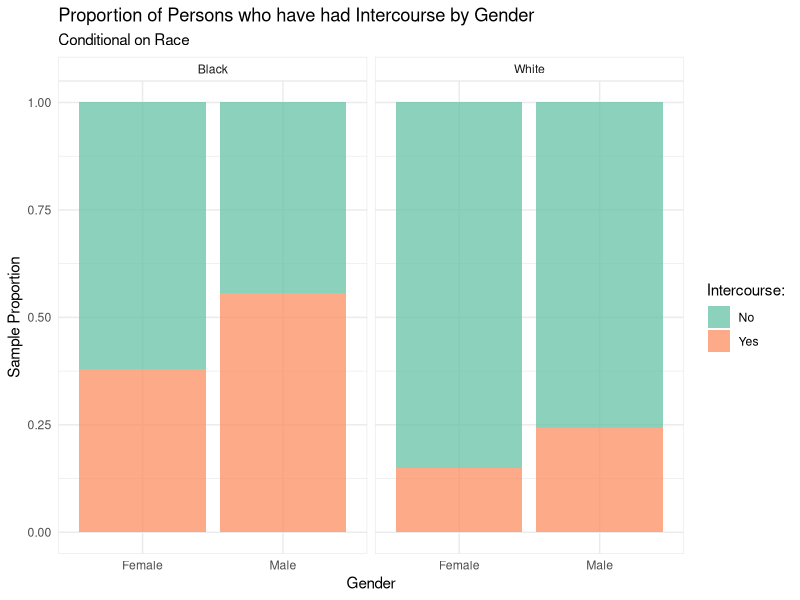
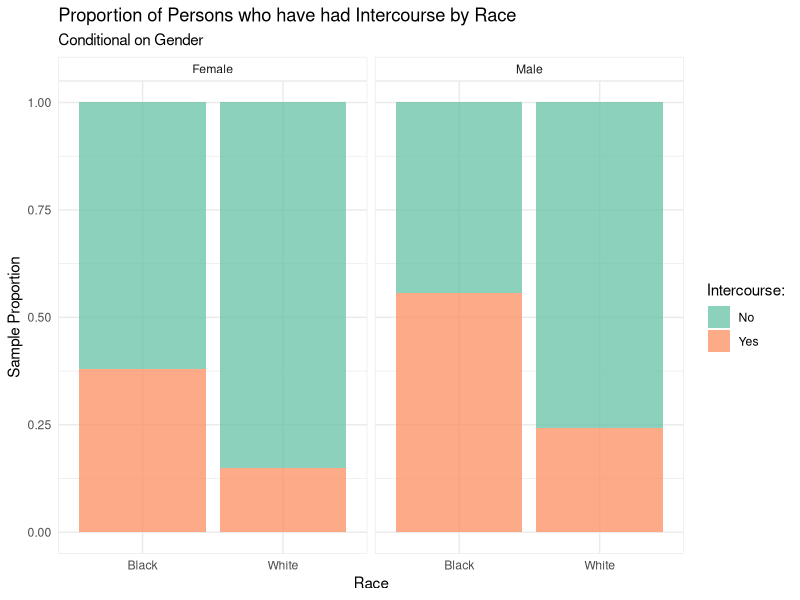
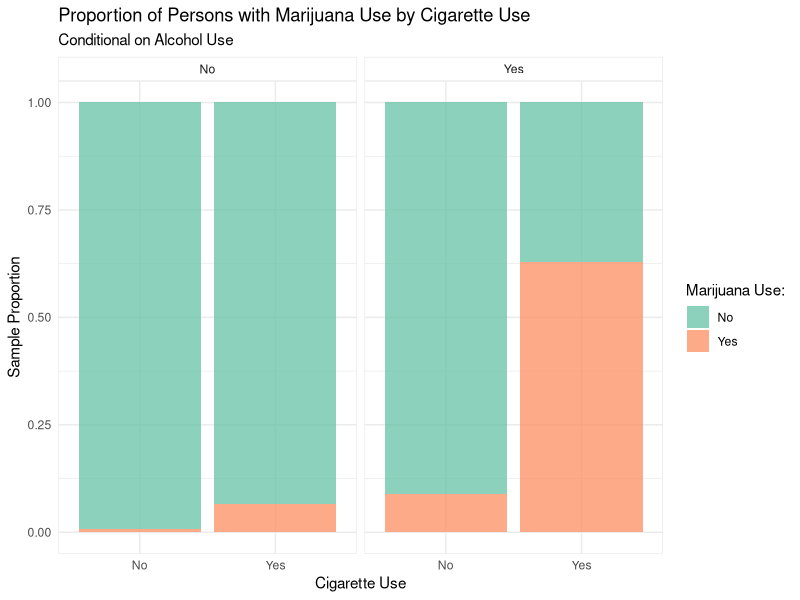
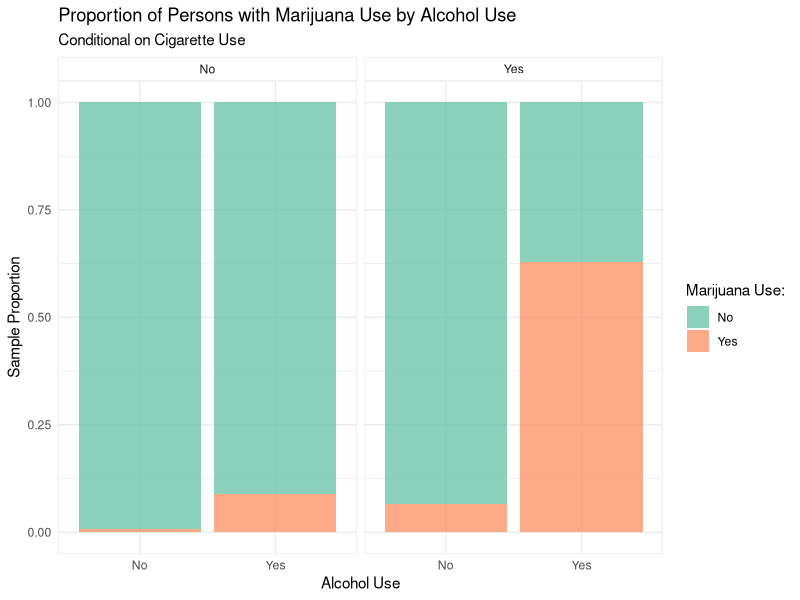
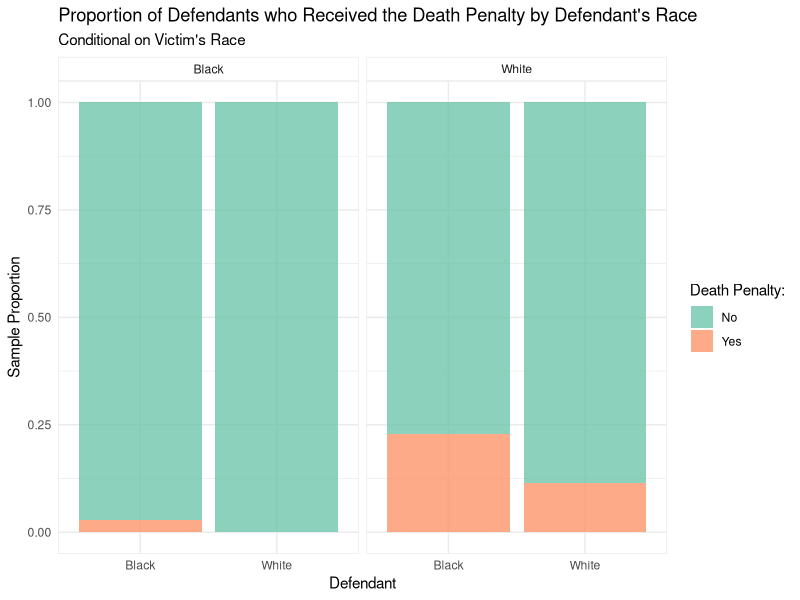
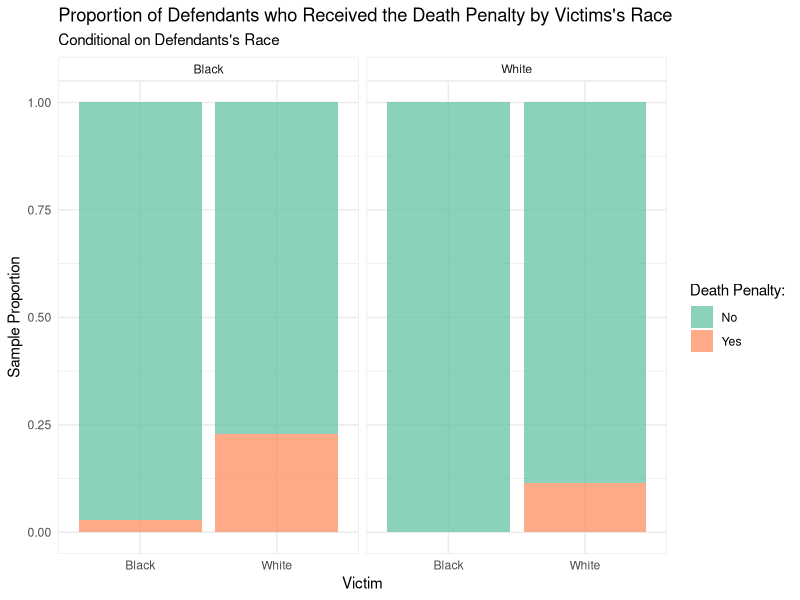
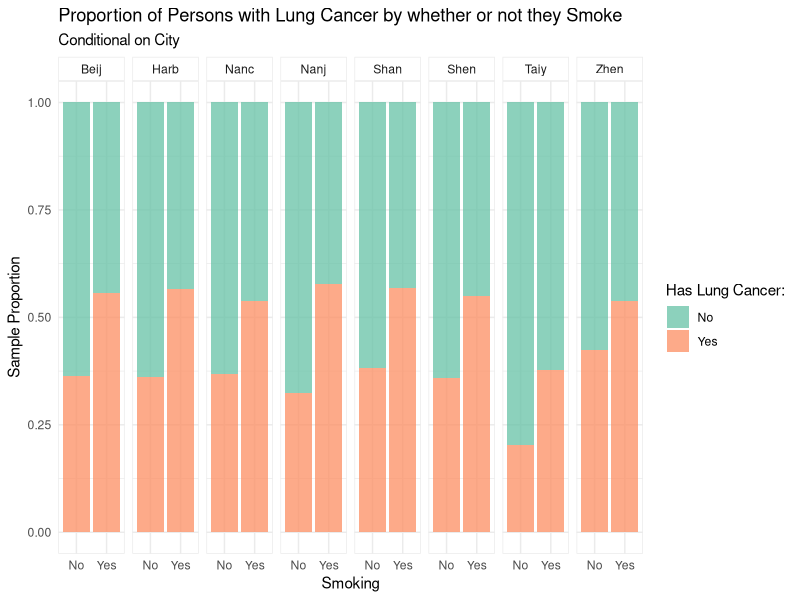
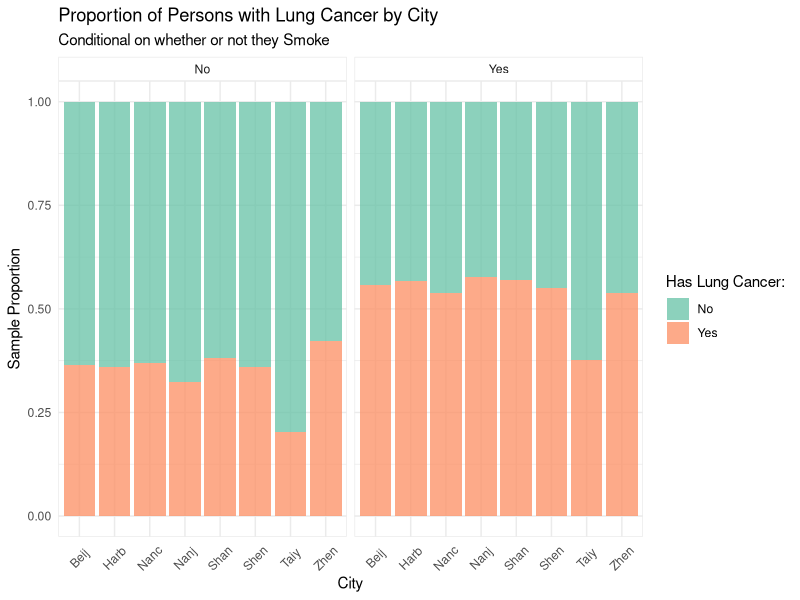

Write the R code that produced these figures, in order.
## ---- chunk 1
knitr::opts_chunk$set(echo = TRUE)
library(tidyverse, warn.conflicts = FALSE, quietly = TRUE)
library(magrittr, warn.conflicts = FALSE, quietly = TRUE)
theme_minimal2 <- theme_minimal() %>%  theme_set()
theme_minimal2 <-
  theme_update(
    panel.border = element_rect(
      linetype = "solid"
      ,colour = "grey92"
      ,fill = NA
    )
    ,strip.background = element_rect(
      linetype = "solid"
      ,colour = "grey92"
      ,fill = NA
    )
  )
## ---- chunk 2
sex_ct <-
  array(
    data =
      c(
         43, 26, 134, 149
        ,29, 22, 23, 36
      )
    ,dim = c(2, 2, 2)
    ,dimnames = list(
      Gender = c("M", "F")
      ,Intercourse = c("Y", "N")
      ,Race = c("W", "B")
    )
  )
sex_ct

sex_ct_flip <-
  array(
    data =
      c(
         43, 29, 134, 23
        ,26, 22, 149, 36
      )
    ,dim = c(2, 2, 2)
    ,dimnames = list(
      Race = c("W", "B")
      ,Intercourse = c("Y", "N")
      ,Gender = c("M", "F")
    )
  )
sex_ct_flip

sex_data <- 
  tibble(
    Race = 
      as.factor(
        rep(
          c("W", "B")
        ,times = 
          c(
            sum(sex_ct[,,"W"])
            ,sum(sex_ct[,,"B"])
          )
        )
      )
    ,Gender =
      as.factor(
        rep(
          rep(c("M", "F"), times = dim(sex_ct)[3])
          ,times =
            c(
              sum(sex_ct["M",,"W"])
              ,sum(sex_ct["F",,"W"])
              ,sum(sex_ct["M",,"B"])
              ,sum(sex_ct["F",,"B"])
            )
        )
      )
    ,Intercourse =
      as.numeric(
        rep(
          rep(c(1, 0), times = dim(sex_ct)[3]*dim(sex_ct)[1])
          ,times =
            c(
              sum(sex_ct["M","Y","W"])
              ,sum(sex_ct["M","N","W"])
              ,sum(sex_ct["F","Y","W"])
              ,sum(sex_ct["F","N","W"])
              ,sum(sex_ct["M","Y","B"])
              ,sum(sex_ct["M","N","B"])
              ,sum(sex_ct["F","Y","B"])
              ,sum(sex_ct["F","N","B"])
            )
        )
      )
  )
sex_summary <- 
  sex_data %>% 
  group_by(Race, Gender) %>% 
  summarize(
    Yes = sum(Intercourse)
    ,No = length(Intercourse) - Yes
    ,Total = Yes + No
  )
sex_summary

sex_plot_data <- 
  sex_summary %>%
  ungroup %>% 
  mutate(
    Race = if_else(Race == "W", "White", "Black")
    ,Gender = if_else(Gender == "M", "Male", "Female")
    ,Yes = Yes/Total
    ,No = 1 - Yes
  ) %>% 
 dplyr::select(
    -Total
  ) %>%
  gather(
    key = Intercourse
    ,value = `Sample Proportion`
    ,-Race
    ,-Gender
  )

sex_plot_data %>% 
  ggplot(
    aes(
      x = Gender
      ,y = `Sample Proportion`
      ,fill = Intercourse
    )
  ) +
  geom_col(alpha = 0.75) +
  facet_wrap(
    ~ Race
    ,nrow = 1
  ) +
  scale_fill_brewer(
    type = "qual"
    ,name = "Intercourse:"
    ,palette = "Set2"
  ) +
  labs(
    title = "Proportion of Persons who have had Intercourse by Gender"
    ,subtitle = "Conditional on Race"
  )

sex_plot_data %>% 
  ggplot(
    aes(
      x = Race
      ,y = `Sample Proportion`
      ,fill = Intercourse
    )
  ) +
  geom_col(alpha = 0.75) +
  facet_wrap(
    ~ Gender
    ,nrow = 1
  ) +
  scale_fill_brewer(
    type = "qual"
    ,name = "Intercourse:"
    ,palette = "Set2"
  ) +
  labs(
    title = "Proportion of Persons who have had Intercourse by Race"
    ,subtitle = "Conditional on Gender"
  )
## ---- chunk 3
sex_cmh <- mantelhaen.test(sex_ct, correct = FALSE)
sex_cmh
## ---- chunk 4
sex_cmh_flip <- mantelhaen.test(sex_ct_flip, correct = FALSE)
sex_cmh_flip
## ---- chunk 5
logit_sex_01 <- 
  sex_data %>% 
  glm(
    Intercourse ~ Race + Gender + Race:Gender
    ,family = binomial
    ,data = .
  )
summary(logit_sex_01)

logit_sex_02 <-
  sex_data %>% 
  glm(
    Intercourse ~ Race + Gender
    ,family = binomial
    ,data = .
  )
summary(logit_sex_02)

anova(logit_sex_02, logit_sex_01, test = "Chisq")
## ---- chunk 6
marijuana_ct <-
  array(
    data =
      c(
         911, 44, 538, 456
        ,3, 2, 43, 279
      )
    ,dim = c(2, 2, 2)
    ,dimnames = list(
      Cigarette = c("Y", "N")
      ,Marijuana = c("Y", "N")
      ,Alcohol = c("Y", "N")
    )
  )
marijuana_ct

marijuana_ct_flip <-
  array(
    data =
      c(
         911, 3, 538, 43
        ,44, 2, 456, 279
      )
    ,dim = c(2, 2, 2)
    ,dimnames = list(
      Alcohol = c("Y", "N")
      ,Marijuana = c("Y", "N")
      ,Cigarette = c("Y", "N")
    )
  )
marijuana_ct_flip

marijuana_data <- 
  tibble(
    Alcohol = 
      as.factor(
        rep(
          c("Y", "N")
        ,times = 
          c(
            sum(marijuana_ct[,,"Y"])
            ,sum(marijuana_ct[,,"N"])
          )
        )
      )
    ,Cigarette =
      as.factor(
        rep(
          rep(c("Y", "N"), times = dim(marijuana_ct)[3])
          ,times =
            c(
              sum(marijuana_ct["Y",,"Y"])
              ,sum(marijuana_ct["N",,"Y"])
              ,sum(marijuana_ct["Y",,"N"])
              ,sum(marijuana_ct["N",,"N"])
            )
        )
      )
    ,Marijuana =
      as.numeric(
        rep(
          rep(c(1, 0), times = dim(marijuana_ct)[3]*dim(marijuana_ct)[1])
          ,times =
            c(
              sum(marijuana_ct["Y","Y","Y"])
              ,sum(marijuana_ct["Y","N","Y"])
              ,sum(marijuana_ct["N","Y","Y"])
              ,sum(marijuana_ct["N","N","Y"])
              ,sum(marijuana_ct["Y","Y","N"])
              ,sum(marijuana_ct["Y","N","N"])
              ,sum(marijuana_ct["N","Y","N"])
              ,sum(marijuana_ct["N","N","N"])
            )
        )
      )
  )
marijuana_summary <- 
  marijuana_data %>% 
  group_by(Alcohol, Cigarette) %>% 
  summarize(
    Yes = sum(Marijuana)
    ,No = length(Marijuana) - Yes
    ,Total = Yes + No
  )
marijuana_summary

marijuana_plot_data <- 
  marijuana_summary %>%
  ungroup %>% 
  mutate(
    `Alcohol Use` = if_else(Alcohol == "Y", "Yes", "No")
    ,`Cigarette Use` = if_else(Cigarette == "Y", "Yes", "No")
    ,Yes = Yes/Total
    ,No = 1 - Yes
  ) %>% 
 dplyr::select(
    -c(
      Alcohol
      ,Cigarette
      ,Total
    )
  ) %>%
  gather(
    key = `Marijuana Use`
    ,value = `Sample Proportion`
    ,-`Alcohol Use`
    ,-`Cigarette Use`
  )

marijuana_plot_data %>% 
  ggplot(
    aes(
      x = `Cigarette Use`
      ,y = `Sample Proportion`
      ,fill = `Marijuana Use`
    )
  ) +
  geom_col(alpha = 0.75) +
  facet_wrap(
    ~ `Alcohol Use`
    ,nrow = 1
  ) +
  scale_fill_brewer(
    type = "qual"
    ,name = "Marijuana Use:"
    ,palette = "Set2"
  ) +
  labs(
    title = "Proportion of Persons with Marijuana Use by Cigarette Use"
    ,subtitle = "Conditional on Alcohol Use"
  )

marijuana_plot_data %>% 
  ggplot(
    aes(
      x = `Alcohol Use`
      ,y = `Sample Proportion`
      ,fill = `Marijuana Use`
    )
  ) +
  geom_col(alpha = 0.75) +
  facet_wrap(
    ~ `Cigarette Use`
    ,nrow = 1
  ) +
  scale_fill_brewer(
    type = "qual"
    ,name = "Marijuana Use:"
    ,palette = "Set2"
  ) +
  labs(
    title = "Proportion of Persons with Marijuana Use by Alcohol Use"
    ,subtitle = "Conditional on Cigarette Use"
  )
## ---- chunk 7
marijuana_cmh <- mantelhaen.test(marijuana_ct, correct = FALSE)
marijuana_cmh
## ---- chunk 8
marijuana_cmh_flip <- mantelhaen.test(marijuana_ct_flip, correct = FALSE)
marijuana_cmh_flip
## ---- chunk 9
logit_marijuana_01 <- 
  marijuana_data %>% 
  glm(
    Marijuana ~ Alcohol + Cigarette + Alcohol:Cigarette
    ,family = binomial
    ,data = .
  )
summary(logit_marijuana_01)

logit_marijuana_02 <-
  marijuana_data %>% 
  glm(
    Marijuana ~ Alcohol + Cigarette
    ,family = binomial
    ,data = .
  )
summary(logit_marijuana_02)

anova(logit_marijuana_02, logit_marijuana_01, test = "Chisq")
## ---- chunk 10
death_ct <- 
  array(
    data =
      c(
         53, 11, 414, 37
        ,0, 4, 16, 139
      )
    ,dim = c(2, 2, 2)
    ,dimnames = list(
      Defendant = c("W", "B")
      ,Death = c("Y", "N")
      ,Victim = c("W", "B")
    )
  )
death_ct

death_data <- 
  tibble(
    Victim = 
      as.factor(
        rep(
          c("W", "B")
        ,times = 
          c(
            sum(death_ct[,,"W"])
            ,sum(death_ct[,,"B"])
          )
        )
      )
    ,Defendant =
      as.factor(
        rep(
          rep(c("W", "B"), times = dim(death_ct)[3])
          ,times =
            c(
              sum(death_ct["W",,"W"])
              ,sum(death_ct["B",,"W"])
              ,sum(death_ct["W",,"B"])
              ,sum(death_ct["B",,"B"])
            )
        )
      )
    ,Death =
      as.numeric(
        rep(
          rep(c(1, 0), times = dim(death_ct)[3]*dim(death_ct)[1])
          ,times =
            c(
              sum(death_ct["W","Y","W"])
              ,sum(death_ct["W","N","W"])
              ,sum(death_ct["B","Y","W"])
              ,sum(death_ct["B","N","W"])
              ,sum(death_ct["W","Y","B"])
              ,sum(death_ct["W","N","B"])
              ,sum(death_ct["B","Y","B"])
              ,sum(death_ct["B","N","B"])
            )
        )
      )
  )
death_summary <- 
  death_data %>% 
  group_by(Victim, Defendant) %>% 
  summarize(
    Yes = sum(Death)
    ,No = length(Death) - Yes
    ,Total = Yes + No
  )
death_summary

death_plot_data <- 
  death_summary %>%
  ungroup %>% 
  mutate(
    Victim = if_else(Victim == "W", "White", "Black")
    ,Defendant = if_else(Defendant == "W", "White", "Black")
    ,Yes = Yes/Total
    ,No = 1 - Yes
  ) %>% 
 dplyr::select(
    -Total
  ) %>%
  gather(
    key = `Death Penalty`
    ,value = `Sample Proportion`
    ,-Victim
    ,-Defendant
  )

death_plot_data %>% 
  ggplot(
    aes(
      x = Defendant
      ,y = `Sample Proportion`
      ,fill = `Death Penalty`
    )
  ) +
  geom_col(alpha = 0.75) +
  facet_wrap(
    ~ Victim
    ,nrow = 1
  ) +
  scale_fill_brewer(
    type = "qual"
    ,name = "Death Penalty:"
    ,palette = "Set2"
  ) +
  labs(
    title = "Proportion of Defendants who Received the Death Penalty by Defendant's Race"
    ,subtitle = "Conditional on Victim's Race"
  )

death_plot_data %>% 
  ggplot(
    aes(
      x = Victim
      ,y = `Sample Proportion`
      ,fill = `Death Penalty`
    )
  ) +
  geom_col(alpha = 0.75) +
  facet_wrap(
    ~ Defendant
    ,nrow = 1
  ) +
  scale_fill_brewer(
    type = "qual"
    ,name = "Death Penalty:"
    ,palette = "Set2"
  ) +
  labs(
    title = "Proportion of Defendants who Received the Death Penalty by Victims's Race"
    ,subtitle = "Conditional on Defendants's Race"
  )
## ---- chunk 11
logit_death <- 
  death_data %>% 
  glm(
    Death ~ Victim + Defendant
    ,family = binomial
    ,data = .
  )
summary(logit_death)

death_summary %<>% 
  cbind(
    phat = 
      predict(
        object = logit_death
        ,newdata = death_summary %>% dplyr::select(Victim, Defendant)
        ,type = "response"
      ) %>% t
  ) %>% 
  mutate(
    Expected_Yes = Total*phat
    ,Expected_No = Total*(1-phat)
  )
death_summary

death_chisq_stat <-
  death_summary %>% 
  ungroup %>% 
  mutate(
    ChiSq_Yes = (Yes - Expected_Yes)^(2) / Expected_Yes
    ,ChiSq_No = (No - Expected_No)^(2) / Expected_No
  ) %>% 
  dplyr::select(
    ChiSq_Yes
    ,ChiSq_No
  ) %>% 
  sum
death_chisq_stat
death_chisq_p_value <- 
  pchisq(
    q = death_chisq_stat
    ,df = prod(dim(death_ct)-1)
    ,lower.tail = FALSE
  )
death_chisq_p_value
## ---- chunk 12
lung_cancer_ct <- 
  array(
    data =
      c(
         126, 35, 100, 61
        ,908, 497, 688, 807
        ,913, 336, 747, 598
        ,235, 58, 172, 121
        ,402, 121, 308, 215
        ,182, 72, 156, 98
        ,60, 11, 99, 43
        ,104, 21, 89, 36
      )
    ,dim = c(2, 2, 8)
    ,dimnames = list(
      Smoking = c("Y", "N")
      ,Lung = c("Y", "N")
      ,City = 
        c(
          "Beij"
          ,"Shan"
          ,"Shen"
          ,"Nanj"
          ,"Harb"
          ,"Zhen"
          ,"Taiy"
          ,"Nanc"
        )
    )
  )
lung_cancer_ct

lung_cancer_data <- 
  tibble(
    City = 
      as.factor(
        rep(
          c(
            "Beij"
            ,"Shan"
            ,"Shen"
            ,"Nanj"
            ,"Harb"
            ,"Zhen"
            ,"Taiy"
            ,"Nanc"
          )
        ,times = 
          c(
            sum(lung_cancer_ct[,,"Beij"])
            ,sum(lung_cancer_ct[,,"Shan"])
            ,sum(lung_cancer_ct[,,"Shen"])
            ,sum(lung_cancer_ct[,,"Nanj"])
            ,sum(lung_cancer_ct[,,"Harb"])
            ,sum(lung_cancer_ct[,,"Zhen"])
            ,sum(lung_cancer_ct[,,"Taiy"])
            ,sum(lung_cancer_ct[,,"Nanc"])
          )
        )
      )
    ,Smoking =
      as.factor(
        rep(
          rep(c("Y", "N"), times = dim(lung_cancer_ct)[3])
          ,times =
            c(
              sum(lung_cancer_ct["Y",,"Beij"])
              ,sum(lung_cancer_ct["N",,"Beij"])
              ,sum(lung_cancer_ct["Y",,"Shan"])
              ,sum(lung_cancer_ct["N",,"Shan"])
              ,sum(lung_cancer_ct["Y",,"Shen"])
              ,sum(lung_cancer_ct["N",,"Shen"])
              ,sum(lung_cancer_ct["Y",,"Nanj"])
              ,sum(lung_cancer_ct["N",,"Nanj"])
              ,sum(lung_cancer_ct["Y",,"Harb"])
              ,sum(lung_cancer_ct["N",,"Harb"])
              ,sum(lung_cancer_ct["Y",,"Zhen"])
              ,sum(lung_cancer_ct["N",,"Zhen"])
              ,sum(lung_cancer_ct["Y",,"Taiy"])
              ,sum(lung_cancer_ct["N",,"Taiy"])
              ,sum(lung_cancer_ct["Y",,"Nanc"])
              ,sum(lung_cancer_ct["N",,"Nanc"])
            )
        )
      )
    ,Lung =
      as.numeric(
        rep(
          rep(c(1, 0), times = dim(lung_cancer_ct)[3]*dim(lung_cancer_ct)[1])
          ,times =
            c(
              sum(lung_cancer_ct["Y","Y","Beij"])
              ,sum(lung_cancer_ct["Y","N","Beij"])
              ,sum(lung_cancer_ct["N","Y","Beij"])
              ,sum(lung_cancer_ct["N","N","Beij"])
              ,sum(lung_cancer_ct["Y","Y","Shan"])
              ,sum(lung_cancer_ct["Y","N","Shan"])
              ,sum(lung_cancer_ct["N","Y","Shan"])
              ,sum(lung_cancer_ct["N","N","Shan"])
              ,sum(lung_cancer_ct["Y","Y","Shen"])
              ,sum(lung_cancer_ct["Y","N","Shen"])
              ,sum(lung_cancer_ct["N","Y","Shen"])
              ,sum(lung_cancer_ct["N","N","Shen"])
              ,sum(lung_cancer_ct["Y","Y","Nanj"])
              ,sum(lung_cancer_ct["Y","N","Nanj"])
              ,sum(lung_cancer_ct["N","Y","Nanj"])
              ,sum(lung_cancer_ct["N","N","Nanj"])
              ,sum(lung_cancer_ct["Y","Y","Harb"])
              ,sum(lung_cancer_ct["Y","N","Harb"])
              ,sum(lung_cancer_ct["N","Y","Harb"])
              ,sum(lung_cancer_ct["N","N","Harb"])
              ,sum(lung_cancer_ct["Y","Y","Zhen"])
              ,sum(lung_cancer_ct["Y","N","Zhen"])
              ,sum(lung_cancer_ct["N","Y","Zhen"])
              ,sum(lung_cancer_ct["N","N","Zhen"])
              ,sum(lung_cancer_ct["Y","Y","Taiy"])
              ,sum(lung_cancer_ct["Y","N","Taiy"])
              ,sum(lung_cancer_ct["N","Y","Taiy"])
              ,sum(lung_cancer_ct["N","N","Taiy"])
              ,sum(lung_cancer_ct["Y","Y","Nanc"])
              ,sum(lung_cancer_ct["Y","N","Nanc"])
              ,sum(lung_cancer_ct["N","Y","Nanc"])
              ,sum(lung_cancer_ct["N","N","Nanc"])
            )
        )
      )
  )
lung_cancer_summary <- 
  lung_cancer_data %>% 
  group_by(City, Smoking) %>% 
  summarize(
    Yes = sum(Lung)
    ,No = length(Lung) - Yes
    ,Total = Yes + No
  )
lung_cancer_summary

lung_cancer_plot_data <- 
  lung_cancer_summary %>%
  ungroup %>% 
  mutate(
    Smoking = if_else(Smoking == "Y", "Yes", "No")
    ,Yes = Yes/Total
    ,No = 1 - Yes
  ) %>% 
 dplyr::select(
    -Total
  ) %>%
  gather(
    key = `Lung Cancer`
    ,value = `Sample Proportion`
    ,-City
    ,-Smoking
  )

lung_cancer_plot_data %>% 
  ggplot(
    aes(
      x = Smoking
      ,y = `Sample Proportion`
      ,fill = `Lung Cancer`
    )
  ) +
  geom_col(alpha = 0.75) +
  facet_wrap(
    ~ City
    ,nrow = 1
  ) +
  scale_fill_brewer(
    type = "qual"
    ,name = "Has Lung Cancer:"
    ,palette = "Set2"
  ) +
  labs(
    title = "Proportion of Persons with Lung Cancer by whether or not they Smoke"
    ,subtitle = "Conditional on City"
  )

lung_cancer_plot_data %>% 
  ggplot(
    aes(
      x = City
      ,y = `Sample Proportion`
      ,fill = `Lung Cancer`
    )
  ) +
  geom_col(alpha = 0.75) +
  facet_wrap(
    ~ Smoking
    ,nrow = 1
  ) +
  scale_fill_brewer(
    type = "qual"
    ,name = "Has Lung Cancer:"
    ,palette = "Set2"
  ) +
  labs(
    title = "Proportion of Persons with Lung Cancer by City"
    ,subtitle = "Conditional on whether or not they Smoke"
  ) +
  theme(
    axis.text.x = element_text(
      angle = 45
      ,hjust = 0.5
      ,vjust = 0.5
    )
  )
## ---- chunk 13
logit_lung_cancer <- 
  lung_cancer_data %>% 
  glm(
    Lung ~ City + Smoking
    ,family = binomial
    ,data = .
  )
summary(logit_lung_cancer)
## ---- chunk 14
lung_cancer_summary %<>% 
  cbind(
    phat = 
      predict(
        object = logit_lung_cancer
        ,newdata = lung_cancer_summary %>% dplyr::select(City, Smoking)
        ,type = "response"
      ) %>% t
  ) %>% 
  mutate(
    Expected_Yes = Total*phat
    ,Expected_No = Total*(1-phat)
  )
lung_cancer_summary

lung_cancer_chisq_stat <-
  lung_cancer_summary %>% 
  ungroup %>% 
  mutate(
    ChiSq_Yes = (Yes - Expected_Yes)^(2) / Expected_Yes
    ,ChiSq_No = (No - Expected_No)^(2) / Expected_No
  ) %>% 
  dplyr::select(
    ChiSq_Yes
    ,ChiSq_No
  ) %>% 
  sum
lung_cancer_chisq_stat
lung_cancer_chisq_p_value <- 
  pchisq(
    q = lung_cancer_chisq_stat
    ,df = prod(dim(lung_cancer_ct)-1)
    ,lower.tail = FALSE
  )
lung_cancer_chisq_p_value

lung_cancer_gsq_stat <-
  lung_cancer_summary %>% 
  ungroup %>% 
  mutate(
    Gsq_Yes = 2*Yes*log(Yes/Expected_Yes)
    ,Gsq_No = 2*No*log(No/Expected_No)
  ) %>% 
  dplyr::select(
    Gsq_Yes
    ,Gsq_No
  ) %>% 
  sum
lung_cancer_gsq_stat
lung_cancer_gsq_p_value <-
  pchisq(
    q = lung_cancer_gsq_stat
    ,df = prod(dim(lung_cancer_ct)-1)
    ,lower.tail = FALSE
  )
lung_cancer_gsq_p_value
